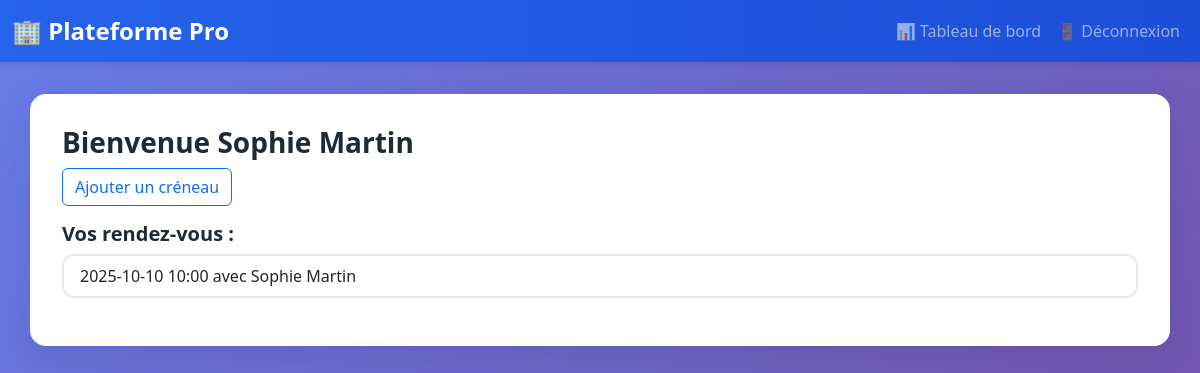
The app's page /dashboard (signed in) with its own data.
### tables this page shows
CREATE TABLE users (
        id INTEGER PRIMARY KEY,
        name TEXT, email TEXT, password TEXT, role TEXT
    , localisation TEXT);

CREATE TABLE rendezvous (
        id INTEGER PRIMARY KEY,
        pro_id INTEGER, client_id INTEGER, date TEXT
    );

### app.py (the view)
@app.route('/dashboard')
def dashboard():
    if 'user_id' not in session: return redirect(url_for('login'))
    conn = get_db()
    user = conn.execute('SELECT * FROM users WHERE id = ?', (session['user_id'],)).fetchone()
    if user['role'] == 'pro':
        rdvs = conn.execute('''
            SELECT r.date, u.name as client FROM rendezvous r
            JOIN users u ON r.client_id = u.id WHERE r.pro_id = ?
        ''', (user['id'],)).fetchall()
        return render_template('dashboard_pro.html', user=user, rdvs=rdvs)
    return render_template('dashboard_user.html', user=user)

### app.py (called while the page is built)
def get_db():
    conn = sqlite3.connect('database.db')
    conn.row_factory = sqlite3.Row
    return conn

### templates/dashboard_pro.html
{% extends "base.html" %}{% block title %}Tableau de bord Pro{% endblock %}{% block content %}
<h3>Bienvenue {{ user.name }}</h3>
<a href="{{ url_for('add_slot') }}" class="btn btn-outline-primary mb-3">Ajouter un créneau</a>
<h5>Vos rendez-vous :</h5>
<ul class="list-group">
    {% for rdv in rdvs %}
    <li class="list-group-item">{{ rdv.date }} avec {{ rdv.client }}</li>
    {% endfor %}
</ul>
{% endblock %}

### static/style.css (style rules this page uses)
:root { --primary-color: #2563eb; --primary-dark: #1d4ed8; --secondary-color: #10b981; --text-dark: #1f2937; --text-light: #6b7280; --border-color: #e5e7eb; --bg-light: #f9fafb; }
body { font-family: 'Segoe UI', Tahoma, Geneva, Verdana, sans-serif; color: var(--text-dark); background: linear-gradient(135deg, #667eea 0%, #764ba2 100%); min-height: 100vh; }
.list-group-item { border: 2px solid var(--border-color); border-radius: 12px !important; margin-bottom: 1rem; transition: all 0.3s ease; }
h3, h4, h5 { color: var(--text-dark); font-weight: 700; }

### records on screen
users: name "Sophie Martin"
rendezvous: date "2025-10-10 10:00", client "Sophie Martin"
